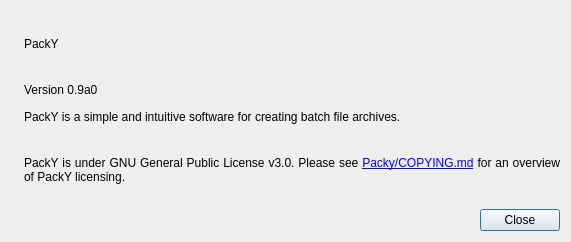
<?xml version="1.0" encoding="UTF-8"?>
<ui version="4.0">
 <class>About</class>
 <widget class="QDialog" name="About">
  <property name="geometry">
   <rect>
    <x>0</x>
    <y>0</y>
    <width>571</width>
    <height>242</height>
   </rect>
  </property>
  <property name="windowTitle">
   <string>About PackY</string>
  </property>
  <layout class="QHBoxLayout" name="horizontalLayout">
   <item>
    <widget class="QLabel" name="logo">
     <property name="text">
      <string/>
     </property>
     <property name="pixmap">
      <pixmap>../img/logo.ico</pixmap>
     </property>
     <property name="scaledContents">
      <bool>false</bool>
     </property>
    </widget>
   </item>
   <item>
    <layout class="QVBoxLayout" name="verticalLayout">
     <item>
      <widget class="QLabel" name="label_packy">
       <property name="styleSheet">
        <string notr="true">font: 700 12pt &quot;Segoe UI&quot;;</string>
       </property>
       <property name="text">
        <string>PackY</string>
       </property>
      </widget>
     </item>
     <item>
      <widget class="QLabel" name="label_version_number">
       <property name="sizePolicy">
        <sizepolicy hsizetype="Preferred" vsizetype="Maximum">
         <horstretch>0</horstretch>
         <verstretch>0</verstretch>
        </sizepolicy>
       </property>
       <property name="text">
        <string>Version 0.9a0</string>
       </property>
      </widget>
     </item>
     <item>
      <widget class="QLabel" name="label_packy_definition">
       <property name="sizePolicy">
        <sizepolicy hsizetype="Preferred" vsizetype="Maximum">
         <horstretch>0</horstretch>
         <verstretch>0</verstretch>
        </sizepolicy>
       </property>
       <property name="text">
        <string>PackY is a simple and intuitive software for creating batch file archives.</string>
       </property>
       <property name="alignment">
        <set>Qt::AlignJustify|Qt::AlignVCenter</set>
       </property>
       <property name="wordWrap">
        <bool>true</bool>
       </property>
      </widget>
     </item>
     <item>
      <widget class="QLabel" name="label_copyright">
       <property name="text">
        <string>PackY is under GNU General Public License v3.0. Please see &lt;a href=&quot;https://github.com/mnchapel/packy/blob/main/COPYING.md&quot;&gt;Packy/COPYING.md&lt;/a&gt; for an overview of PackY licensing.</string>
       </property>
       <property name="scaledContents">
        <bool>false</bool>
       </property>
       <property name="alignment">
        <set>Qt::AlignJustify|Qt::AlignVCenter</set>
       </property>
       <property name="wordWrap">
        <bool>true</bool>
       </property>
       <property name="openExternalLinks">
        <bool>true</bool>
       </property>
      </widget>
     </item>
     <item>
      <widget class="QDialogButtonBox" name="buttonBox">
       <property name="orientation">
        <enum>Qt::Horizontal</enum>
       </property>
       <property name="standardButtons">
        <set>QDialogButtonBox::Close</set>
       </property>
      </widget>
     </item>
    </layout>
   </item>
  </layout>
 </widget>
 <resources/>
 <connections>
  <connection>
   <sender>buttonBox</sender>
   <signal>accepted()</signal>
   <receiver>About</receiver>
   <slot>accept()</slot>
   <hints>
    <hint type="sourcelabel">
     <x>248</x>
     <y>254</y>
    </hint>
    <hint type="destinationlabel">
     <x>157</x>
     <y>274</y>
    </hint>
   </hints>
  </connection>
  <connection>
   <sender>buttonBox</sender>
   <signal>rejected()</signal>
   <receiver>About</receiver>
   <slot>reject()</slot>
   <hints>
    <hint type="sourcelabel">
     <x>316</x>
     <y>260</y>
    </hint>
    <hint type="destinationlabel">
     <x>286</x>
     <y>274</y>
    </hint>
   </hints>
  </connection>
 </connections>
</ui>
